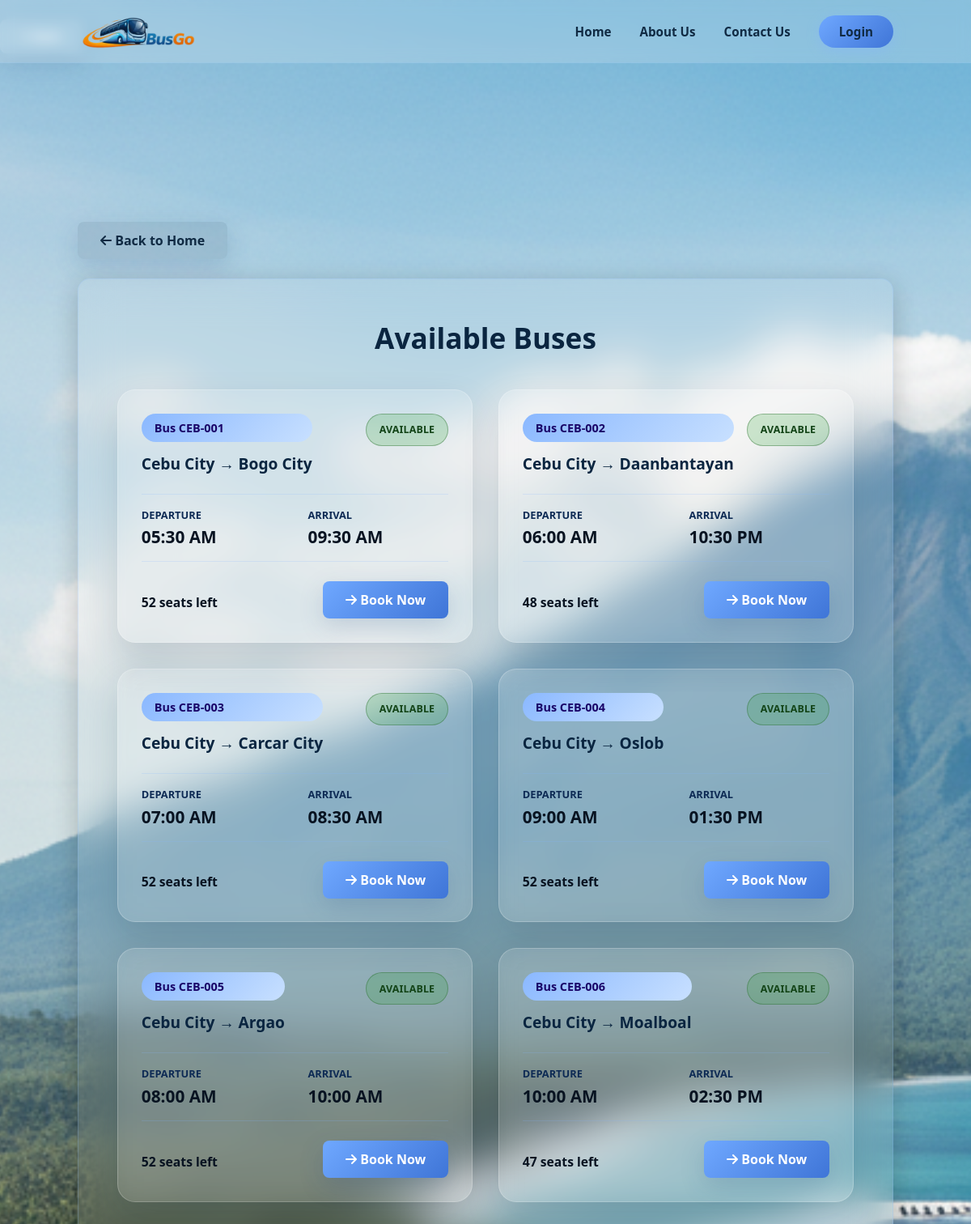
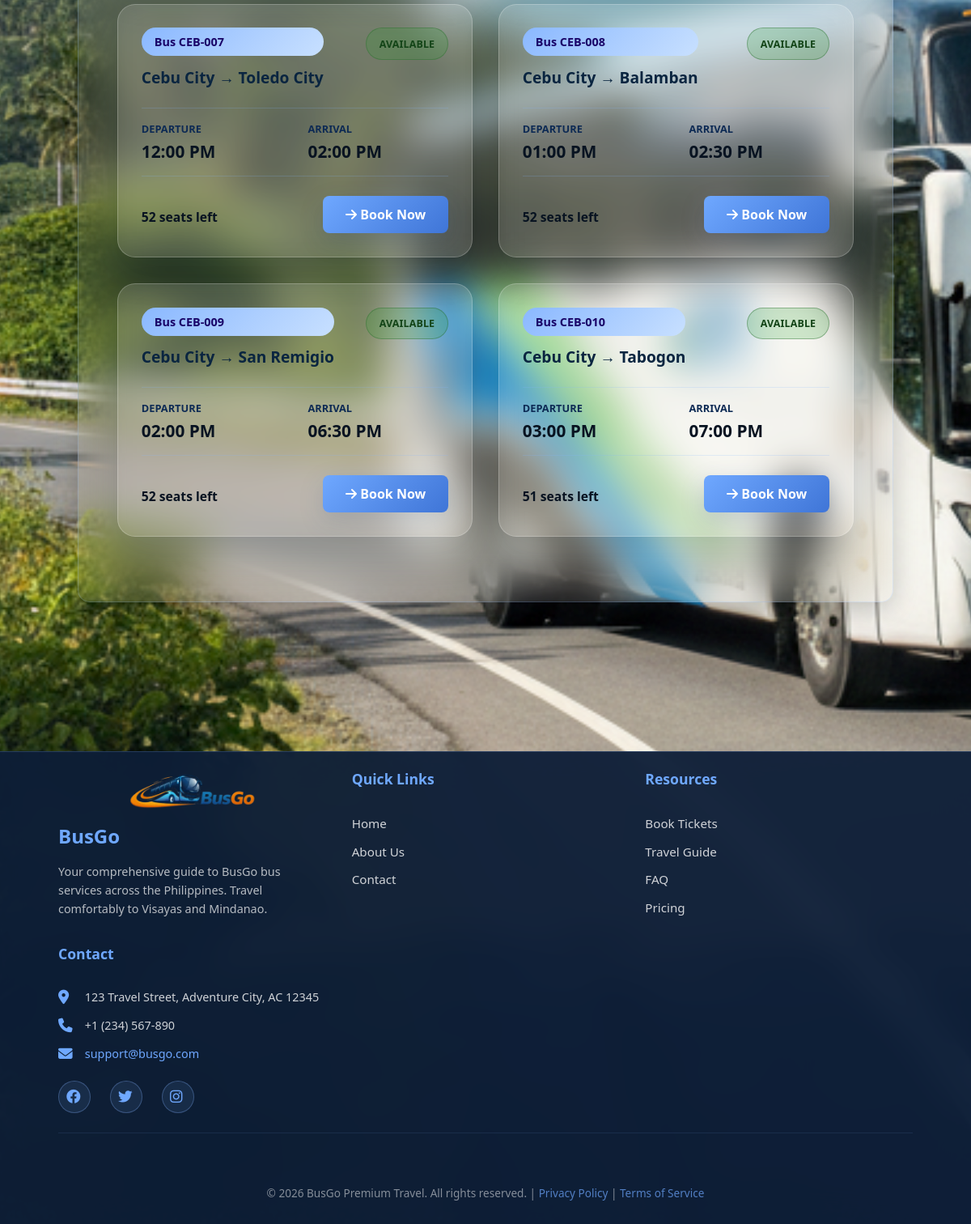
Page /schedules on the committed database (2 pictures, top to bottom).
### tables this page shows
CREATE TABLE trips (id INTEGER PRIMARY KEY AUTOINCREMENT, bus_id INTEGER, route_id INTEGER, departure TEXT, arrival TEXT, status TEXT DEFAULT 'scheduled', FOREIGN KEY (bus_id) REFERENCES buses (id), FOREIGN KEY (route_id) REFERENCES routes (id));

CREATE TABLE buses (
            id INTEGER PRIMARY KEY AUTOINCREMENT,
            bus_no TEXT UNIQUE NOT NULL,
            capacity INTEGER DEFAULT 52,
            status TEXT DEFAULT 'available',
            created_at TEXT DEFAULT CURRENT_TIMESTAMP,
            updated_at TEXT DEFAULT CURRENT_TIMESTAMP
        );

CREATE TABLE routes (
            id INTEGER PRIMARY KEY AUTOINCREMENT,
            origin TEXT NOT NULL,
            destination TEXT NOT NULL
        , distance REAL DEFAULT 0, geometry_json TEXT);

### app.py (the view)
@app.route("/schedules")
def schedules():
    conn = get_db_connection()
    raw_trips = conn.execute("""
        SELECT
            t.id AS trip_id,
            b.id AS bus_id,
            b.bus_no,
            b.status,
            b.capacity,
            r.origin,
            r.destination,
            r.distance AS route_distance,
            t.departure,
            t.arrival,
            (SELECT COUNT(*) FROM bookings bo WHERE bo.trip_id = t.id AND bo.status != 'cancelled') +
            (SELECT COUNT(*) FROM seat_blocks sb WHERE sb.trip_id = t.id) AS booked_count
        FROM trips t
        JOIN buses b ON b.id = t.bus_id
        JOIN routes r ON r.id = t.route_id
    """).fetchall()
    trips_with_fare = []
    for trip_row in raw_trips:
        trip = dict(trip_row) # Convert sqlite3.Row to dict for easier modification
        fare, _ = calculate_fare(trip["route_distance"], 'regular')
        trip["calculated_fare"] = fare
        trips_with_fare.append(trip)
    conn.close()
    return render_template("schedules.html", buses=trips_with_fare)

### app.py (called while the page is built)
def get_db_connection():
    conn = sqlite3.connect(DATABASE)
    conn.row_factory = sqlite3.Row
    return conn

def calculate_fare(distance, discount_type='regular'):
    try:
        distance = float(distance)
    except Exception:
        distance = 0.0
    fare_type = 'regular'
    if discount_type in ['student', 'senior', 'pwd']:
        fare_type = 'discount'
    if fare_type == 'discount':
        base = 14.40  # 20% discount from 18.00
    else:
        base = 18.00  # Regular fare for first 5 km
    if distance <= 5:
        return round(base, 2), fare_type
    extra_km = max(0.0, distance - 5.0)
    total = base + (extra_km * 2.97)
    return round(total, 2), fare_type

@app.context_processor
def inject_user_info():
    return dict(
        user_role=session.get("role"),
        user_name=session.get("fullname")
    )

### templates/schedules.html (shortened to what this page needs)
{% extends "base.html" %}
{% block content %}
<div class="schedule-main" style="flex-direction: column; align-items: center;">
    <div class="page-back-nav" style="width: 100%; max-width: 1800px; margin: 0 auto 1.5rem auto;">
        <a href="{{ url_for('home') }}" class="back-btn" style="background: rgba(16, 42, 67, 0.1); color: var(--dark-text);">
            <i class="fa-solid fa-arrow-left"></i> Back to Home
        </a>
    </div>
    <div class="schedule-container">
        <h1 class="schedule-title">Available Buses</h1>
        {% if buses %}
            <div class="buses-grid">
                {% for bus in buses %}
                {% set remaining_seats = 52 - bus.booked_count %}
                {% set status_text = 'Under Maintenance' if bus.status == 'under_maintenance' else 'Fully Booked' if remaining_seats <= 0 else 'Available' %}
                {% set status_class = 'under-maintenance' if bus.status == 'under_maintenance' else 'fully-booked' if remaining_seats <= 0 else 'available' %}
                <div class="bus-card">
                    <div class="bus-card-header">
                        <div>
                            <div class="bus-number">Bus {{ bus.bus_no }}</div>
                            <div class="bus-route" style="margin-top: 0.8rem;">
                                {{ bus.origin }} → {{ bus.destination }}
                            </div>
                        </div>
                        <span class="bus-status status-{{ status_class }}">{{ status_text }}</span>
                    </div>
                    <div class="bus-times">
                        <div class="time-box">
                            <div class="time-label">Departure</div>
                            <div class="time-value">{{ bus.departure }}</div>
                        </div>
                        <div class="time-box">
                            <div class="time-label">Arrival</div>
                            <div class="time-value">{{ bus.arrival }}</div>
                        </div>
                    </div>
                    <div class="bus-price">
                        <div>
                            <div class="seat-count">{{ remaining_seats if remaining_seats > 0 else 0 }} seats left</div>
                        </div>
                        {% if bus.status == 'under_maintenance' or remaining_seats <= 0 %}
                            <span class="book-now-btn disabled">
                                <i class="fa-solid fa-ban"></i> {{ 'Maintenance' if bus.status == 'under_maintenance' else 'Fully Booked' }}
                            </span>
                        {% else %}
                            {% if session.get('user_id') %}
                            <a href="{{ url_for('booking', trip_id=bus.trip_id) }}" class="book-now-btn">
                            {% else %}
                            <a href="{{ url_for('home', login_required=1) }}" class="book-now-btn">
                            {% endif %}
                                <i class="fa-solid fa-arrow-right"></i> Book Now
                            </a>
                        {% endif %}
                    </div>
                </div>
                {% endfor %}
            </div>
        {% else %}
            <div style="text-align: center; padding: 3rem; color: #0a2540;">
                <i class="fa-solid fa-inbox" style="font-size: 3rem; margin-bottom: 1rem; display: block; color: var(--yellow);\"></i>
                <p style="font-weight: 600;">No buses available at the moment. Please check back later.</p>
            </div>
        {% endif %}
    </div>
</div>
{% endblock %}

### static/style.css (style rules this page uses)
:root { --primary: #8ab8ff; --primary-light: #c8e0ff; --accent: #6fa8ff; --accent-dark: #3f75d7; --yellow: #d8e8ff; --yellow-dark: #b8d0ff; --success: #76a5ff; --warning: #8cc0ff; --danger: #4a7bd4; --light-bg: #eaf4ff; --dark-text: #102a43; --white: #ffffff; --surface: #dae9ff; --surface-strong: #c4dcff; --border-gray: rgba(102, 149, 233, 0.35); --shadow-light: 0 4px 18px rgba(41, 75, 126, 0.12); --shadow-medium: 0 10px 30px rgba(41, 75, 126, 0.18); --shadow-large: 0 18px 65px rgba(41, 75, 126, 0.22); --transition: 0.3s ease; }
* { margin: 0; padding: 0; box-sizing: border-box; font-family: 'Segoe UI', 'Roboto', sans-serif; scroll-behavior: smooth; }
body { background: linear-gradient(180deg, rgba(138, 184, 255, 0.22), rgba(214, 232, 255, 0.18)), url('/static/images/busbg.png') center/cover fixed; background-blend-mode: soft-light; min-height: 100vh; color: var(--dark-text); overflow-x: hidden; padding-bottom: 0; }
.schedule-main { padding: 8rem 8% 4rem; display: flex; justify-content: center; }
.schedule-container { background: rgba(255, 255, 255, 0.07); backdrop-filter: blur(25px); width: 100%; max-width: 1800px; min-width: 900px; padding: 3rem; border-radius: 15px; box-shadow: 0 8px 32px rgba(0, 0, 0, 0.2); color: white; border: 1px solid rgba(132, 180, 255, 0.2); }
.schedule-title { text-align: center; color: #0a2540; font-size: 2.2rem; margin-bottom: 2.5rem; font-weight: 700; }
.buses-grid { display: grid; grid-template-columns: repeat(auto-fill, minmax(350px, 1fr)); gap: 2rem; margin-bottom: 2rem; }
.bus-card { border: 1px solid rgba(255, 255, 255, 0.22); border-radius: 22px; padding: 1.8rem; transition: var(--transition); cursor: pointer; background: rgba(255, 255, 255, 0.12); backdrop-filter: blur(18px); box-shadow: 0 20px 45px rgba(16, 42, 67, 0.14); color: var(--dark-text); }
.bus-card-header { display: flex; justify-content: space-between; align-items: start; margin-bottom: 1.5rem; }
.bus-number { background: linear-gradient(135deg, var(--primary), var(--primary-light)); color: rgb(25, 3, 104); padding: 8px 16px; border-radius: 50px; font-weight: 700; font-size: 0.9rem; }
.bus-route { color: #0a2540; font-size: 1.2rem; font-weight: 700; }
.bus-status { display: inline-flex; align-items: center; justify-content: center; padding: 0.65rem 1rem; border-radius: 999px; font-size: 0.78rem; font-weight: 700; text-transform: uppercase; letter-spacing: 0.01em; }
.status-available { color: #134417; background: rgba(38, 160, 42, 0.2); border: 1px solid rgba(42, 109, 44, 0.4); }
.time-value { color: var(--dark-text); }
.seat-count { margin-top: 0.35rem; font-size: 0.98rem; color: #081321; font-weight: 600; }
.bus-times { display: flex; gap: 2rem; margin: 1.2rem 0; padding: 1rem 0; border-top: 1px solid rgba(132, 180, 255, 0.2); border-bottom: 1px solid rgba(132, 180, 255, 0.2); }
.time-box { flex: 1; }
.time-label { font-size: 0.8rem; color: #0d2a54; text-transform: uppercase; margin-bottom: 0.3rem; font-weight: 800; }
.time-value { font-size: 1.3rem; font-weight: 700; color: #081321; }
.bus-price { display: flex; justify-content: space-between; align-items: center; margin-top: 1.5rem; }
.book-now-btn { background: linear-gradient(135deg, var(--accent), var(--accent-dark)); color: white; border: none; padding: 12px 28px; border-radius: 8px; cursor: pointer; font-weight: 700; transition: var(--transition); box-shadow: var(--shadow-medium); text-decoration: none; display: inline-block; }
.print-btn, .cancel-btn, .back-btn { padding: 12px 28px; border: none; border-radius: 8px; font-weight: 700; cursor: pointer; transition: var(--transition); text-decoration: none; display: inline-block; margin-right: 1rem; box-shadow: var(--shadow-medium); }
.back-btn { background: rgba(255, 255, 255, 0.12); color: #ffffff; }
.page-back-nav { margin: 1.5rem 0 0; display: flex; justify-content: flex-start; }

### rows in the picture
trips: bus_no "CEB-001", origin "Cebu City", destination "Bogo City", status_text "AVAILABLE", departure "05:30 AM", arrival "09:30 AM", remaining_seats "52"
trips: bus_no "CEB-002", origin "Cebu City", destination "Daanbantayan", status_text "AVAILABLE", departure "06:00 AM", arrival "10:30 PM", remaining_seats "48"
trips: bus_no "CEB-003", origin "Cebu City", destination "Carcar City", status_text "AVAILABLE", departure "07:00 AM", arrival "08:30 AM", remaining_seats "52"
trips: bus_no "CEB-004", origin "Cebu City", destination "Oslob", status_text "AVAILABLE", departure "09:00 AM", arrival "01:30 PM", remaining_seats "52"
trips: bus_no "CEB-005", origin "Cebu City", destination "Argao", status_text "AVAILABLE", departure "08:00 AM", arrival "10:00 AM", remaining_seats "52"
trips: bus_no "CEB-006", origin "Cebu City", destination "Moalboal", status_text "AVAILABLE", departure "10:00 AM", arrival "02:30 PM", remaining_seats "47"
trips: bus_no "CEB-007", origin "Cebu City", destination "Toledo City", status_text "AVAILABLE", departure "12:00 PM", arrival "02:00 PM", remaining_seats "52"
trips: bus_no "CEB-008", origin "Cebu City", destination "Balamban", status_text "AVAILABLE", departure "01:00 PM", arrival "02:30 PM", remaining_seats "52"
trips: bus_no "CEB-009", origin "Cebu City", destination "San Remigio", status_text "AVAILABLE", departure "02:00 PM", arrival "06:30 PM", remaining_seats "52"
trips: bus_no "CEB-010", origin "Cebu City", destination "Tabogon", status_text "AVAILABLE", departure "03:00 PM", arrival "07:00 PM", remaining_seats "51"
